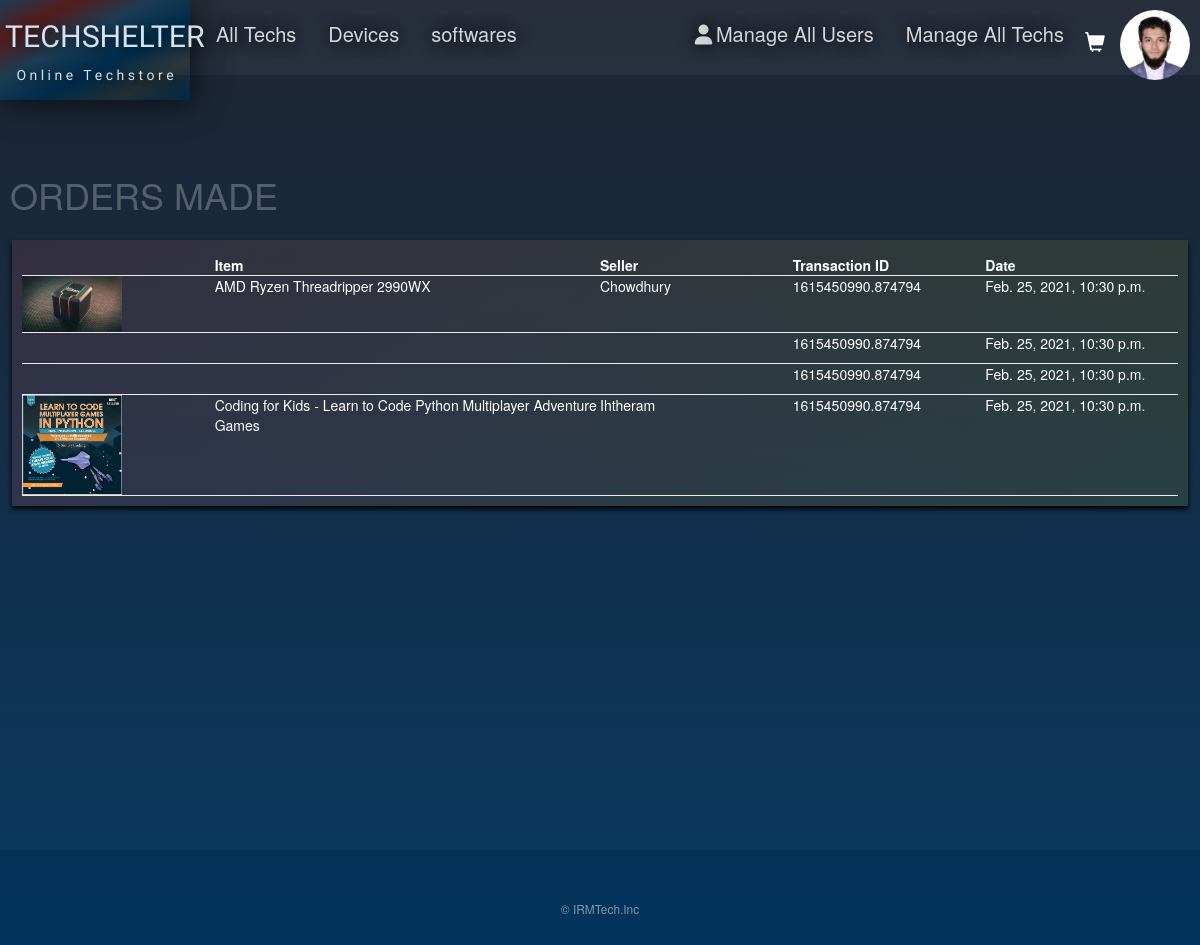
The app's page /orders/ (signed in), older data.
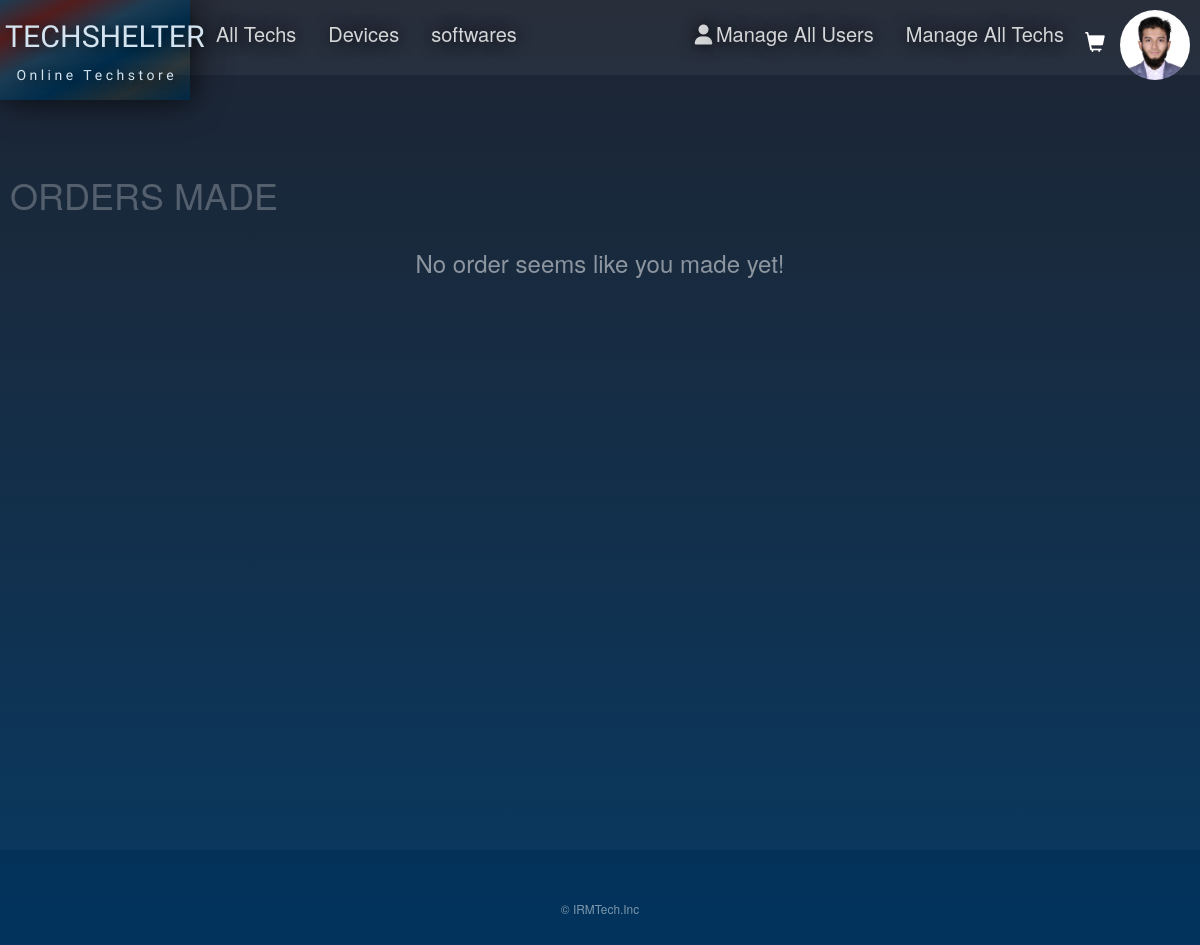
The same page, newer data.
### TechShelterApp/models.py (models this page shows, shortened)
class User(AbstractUser):
    image = models.ImageField(null=True, blank=True)
    location = models.CharField(max_length=30, blank=True)
    CUSTOMER = 'Customer'
    SELLER = 'Seller'
    USER_TYPE_CHOICES = [(CUSTOMER, 'Customer'),(SELLER, 'Seller')]
    usertype = models.CharField(max_length=8,choices=USER_TYPE_CHOICES,default=CUSTOMER)
    def __str__(self):
    	return self.username
    @property
    def imageURL(self):
    	try:
    		url = self.image.url
    	except:
    		url = 'https://ssl.gstatic.com/images/branding/product/2x/avatar_square_grey_512dp.png'
    	return url

class OrderedTech(models.Model):
	tech = models.ForeignKey(Tech, on_delete=models.CASCADE, null=True)
	order = models.ForeignKey(OrderInfo, on_delete=models.SET_NULL, null=True)
	quantity = models.IntegerField(default=0, null=True, blank=True)
	date_added = models.DateTimeField(auto_now_add=True)

class Tech(models.Model):
	seller = models.ForeignKey(User, on_delete=models.CASCADE, editable=False, null=True, blank=True)
	techname = models.CharField(max_length=200)
	price = models.FloatField()
	digital = models.BooleanField(default=False,null=True, blank=True)
	picture = models.ImageField(null=True, blank=True)
	@property
	def pictureURL(self):
		try:
			url = self.picture.url
		except:
			url = 'static/media/placeholder.png'
		return url

class OrderInfo(models.Model):
	customer = models.ForeignKey(User, on_delete=models.CASCADE, null=True, blank=True)
	date_ordered = models.DateTimeField(auto_now_add=True)
	complete = models.BooleanField(default=False)
	transaction_id = models.CharField(max_length=100, null=True)
	@property
	def get_cart_item_quantity(self):#get number of items in cart
		orderedtechs = self.orderedtech_set.all() # reverse relation with OrderedTech (get all the OrderedTech objects belong to a single OrderInfo object)
		cart_item_quantity=sum([orderedtech.quantity for orderedtech in orderedtechs])
		return cart_item_quantity

### TechShelterApp/views.py (the view, shortened to what this page needs)
# urls.py: path('orders/', views.orders, name="orders"),
def orders(request):
    if request.user.is_authenticated:
        logged_in_user = request.user
        orderinfo, created = OrderInfo.objects.get_or_create(customer=logged_in_user, complete=False)
        items = orderinfo.orderedtech_set.all()
        orderedtechs = OrderedTech.objects.all()
        orderhistory = OrderInfo.objects.filter(customer=logged_in_user, complete=True)
    context = {'logged_in_user':logged_in_user, 'items':items, 'orderedtechs':orderedtechs,'orderinfo':orderinfo, 'orderhistory':orderhistory}
    return render(request, 'TechShelterApp/orders.html',context)

### TechShelterApp/Templates/TechShelterApp/orders.html
{% extends 'TechShelterApp/main.html' %}
{% load static %}
{% block content %}
<h1 class="pagename">ORDERS MADE</h1>
{% if not orderhistory %}
<h3 style="text-align: center; color: rgba(255, 255, 255, 0.507)">No order seems like you made yet!</h1>
	{% else %}
	<div class="row" style="margin: 0px 12px; background-image: linear-gradient(to right, #fc5a5a1e, rgba(255, 230, 0, 0.096) ); box-shadow: 0px 3px 5px black;">
	<div class="col-lg-12" style="padding: 0px 0px;">
		<div class="box-element" style="color: white ;background-color: rgba(97, 171, 255, 0); box-shadow: 2px 2px 2px rgba(0, 0, 0, 0);">
			<div class="cart-row">
				<div style="flex:1"></div>
				<div style="flex:2"><strong>Item</strong></div>
				<div style="flex:1"><strong>Seller</strong></div>
				<div style="flex:1"><strong>Transaction ID</strong></div>
				<div style="flex:1"><strong>Date</strong></div>
			</div>
            {% for orderedtech in orderedtechs %}
				{% if orderedtech.order.complete and orderedtech.order.customer.username == logged_in_user.username %}
				<div class="cart-row" style="color: white;">
					<div style="flex:1"><img class="row-image" src="{{orderedtech.tech.pictureURL}}"></div>
					<div style="flex:2">
						<p>{{orderedtech.tech.techname}}</p>
					</div>
					<div style="flex:1">
						<p>{{orderedtech.tech.seller}}</p>
					</div>
					<div style="flex:1">
						<p>{{orderedtech.order.transaction_id}}</p>
    	            </div>
					<div style="flex:1">
						<p>{{orderedtech.order.date_ordered}}</p>
					</div>
            	</div>
            	{% endif %}
			{% endfor %}
		</div>
	</div>
</div>
{% endif %}
{% endblock content %}

### TechShelterApp/Templates/TechShelterApp/main.html (shortened to what this page needs)
<!DOCTYPE html>
{% load static %}
<html style="min-height: 100%;">
<head>
  <link rel="stylesheet" type="text/css" href="{% static 'css/IRMGlowDark.css' %}">
  <link href="http://cdnjs.cloudflare.com/ajax/libs/font-awesome/4.3.0/css/font-awesome.css" rel="stylesheet" type='text/css'>
  <link rel="stylesheet" href="https://cdnjs.cloudflare.com/ajax/libs/font-awesome/4.7.0/css/font-awesome.min.css">
  <link rel="stylesheet" href="https://maxcdn.bootstrapcdn.com/bootstrap/3.3.7/css/bootstrap.min.css">
</head>
<body style="min-height: 100%;">
  <div class="menubar"
    style="position: fixed; padding: 0px; width: 100%;  float: left; align-content: initial;background-color: rgba(77, 77, 77, 0);z-index: 2;">
    <div class="logo_div">
      <a class="storelink" href="{% url 'tech_shelter' %}">
        <h1 class="logotext"> TECHSHELTER <span style="padding-bottom: 5px; font-family: 'Jura'; font-size: 14px;"> O n
            l i n e &nbsp; T e c h s t o r e </span></h1>
      </a>
    </div>
    <div style="width: 100%; background-color: rgba(255, 255, 255, 0.048); z-index: 3;height: 75px;">
      <div class="menubar_div-content">
        <a class="menu_link" style="float: left; padding-left: 26px;" href="{% url 'tech_shelter' %}">All Techs</a>
        <a class="menu_link" style="float: left;" href="{% url 'devices' %}">Devices</a>
        <a class="menu_link" style="float: left;" href="{% url 'softwares' %}">softwares</a>
      </div>
      <div class="user_div">
        <div class="usermenu">
          <img onclick="usermenuFunction()" class="user" src="{{logged_in_user.imageURL}}"
            style="float: right; width: 70px; border-radius: 100px; margin: 10px;"></img>
          {% if orderinfo.get_cart_item_quantity is not 0 and request.user.is_authenticated %}
          {% if not logged_in_user.usertype == 'Seller' or logged_in_user.is_staff or logged_in_user.is_admin %}
          <a class="cart" style="float: right; text-decoration: none; margin:5px; margin-top:10px; font-size: 40px;"
            href="{% url 'cart' %}">
            <p id="cart-total">
              {{orderinfo.get_cart_item_quantity}}
              <span class="glyphicon glyphicon-shopping-cart" style="font-size: 20px;">
              </span>
            </p>
          </a>
          {% endif %}
          {% elif not request.user.is_authenticated %}
          {% elif not logged_in_user.usertype == 'Seller' or logged_in_user.is_staff or logged_in_user.is_admin %}
          <a class="cart" style="float: right; text-decoration: none; margin:5px; font-size: 40px;"
            href="{% url 'cart' %}">
                <span class="glyphicon glyphicon-shopping-cart" style="font-size: 20px;">
              </span>
          </a>
          {% endif %}
          <div id='desktop-userbuttons' class="menubar_div-content">
            {% if request.user.is_authenticated %}
              {% if logged_in_user.is_superuser %}
                <a class="menu_link" href="{% url 'users' %}"><i class="fa fa-fw fa-user"></i>Manage All Users</a>
                {% endif %}
                {% if logged_in_user.is_superuser or logged_in_user.is_staff %}
                <a class="menu_link" href="{% url 'manage_techs' %}">Manage All Techs</a>
                {% endif %}
            {% else %}
              <a class="menu_link" style="float: right;" href="{% url 'login' %}"><i class="fa fa-fw fa-user"></i>Log in</a>
              <a class="menu_link" style="float: right;" href="{% url 'signup' %}"><i class="fa fa-pencil-square-o"></i>Sign up</a>
            {% endif %}
          </div>
        </div>
      </div>
    </div>
  </div>
  <div id="block-contents" class='block-contents'>
    <br>
    {% block content %}
    {% endblock content %}
  </div>
  <footer>
    <small>
      <p>
        &copy; IRMTech.Inc
      </p>
    </small>
    <footer>
</body>
</html>

### static/css/IRMGlowDark.css (style rules this page uses)
* { box-sizing: border-box; }
body { font-family: Arial, Helvetica, sans-serif; margin:0%; background-image: linear-gradient(to bottom, #181e2b,rgb(0, 52, 95)); min-height: 1500px; }
.logo_div { background-image: linear-gradient( to bottom right, #1c3c53, #1c3c53, #002c4b,#002c4b); box-shadow: 2px 2px 20px rgba(0, 0, 0, 0.267), 2px 2px 30px rgba(0, 0, 0, 0.253), 2px 2px 40px rgba(0, 0, 0, 0.274); float: left; transition-duration: 1.2s; height: 100px; width: 190px; clear: both; overflow:visible; margin: 0px; padding:0px; text-decoration: none; text-align: center; }
.storelink { text-decoration: none; padding:0px; margin: 0px; color: rgb(211, 227, 240); text-shadow: 3px 2px 10px rgba(0, 0, 0, 0.616); transition-duration: 0.6s; }
.logotext { clear: both; font-size: 30.3px; padding-left: 5px;; padding-right: 5px;; margin: 0px; font-family: 'Iceland'; }
.cart { text-decoration: none; background-color: rgba(255, 255, 255, 0); float: right; font-size: 25px; color: white; overflow: visible; }
.menubar_div-content { position: relative; float: left; width: 40%; display: none; color: white; z-index: 1; height: 100%; width:fit-content }
.menubar_div-content a { color: rgba(255, 255, 255, 0.815); padding: 20px 16px; text-decoration: none; display: block; }
.menu_link { height: 100%; text-decoration: none; text-shadow: 0px 0px 16px rgb(0, 0, 0); float: left; font-size: 20px; overflow: hidden; text-align: center; color:rgb(255, 255, 255); }
.user_div { background-color:rgba(0, 0, 255, 0); width: fit-content; float: right; }
h1,h2,h3,h4,h5,h6 { color:hsl(0, 0%, 30%); }
.usermenu { display: block; width: fit-content; text-align: right; }
.pagename { padding-left:10px; padding-bottom: 15px; color:rgba(255, 255, 255, 0.26); }
.block-contents { width:100%; padding-top: auto; padding-bottom:50px; background-color: rgba(255, 255, 255, 0.027); min-height: 850px; }
footer { clear: both; position: relative; padding-top: 50px; margin: 0 0; text-align: center; background-color: rgba(255, 0, 0, 0); color: rgba(255, 255, 255, 0.493); }
@media (min-width: 921px) { .menubar_div-content, .menu_link, .menu_link:hover { display: block; } }
@media (min-width: 921px) { .block-contents { padding-top:135px; } }
@media (min-width: 921px) { .logotext { padding-top: 20px; } }

Row changes from the older to the newer data that the page shows:
removed OrderedTech: tech.pictureURL (picture), tech.techname "AMD Ryzen Threadripper 2990WX", tech.seller "Chowdhury", order.transaction_id "1615450990.874794", order.date_ordered "Feb. 25, 2021, 10:30 p.m."
removed OrderedTech: order.transaction_id "1615450990.874794", order.date_ordered "Feb. 25, 2021, 10:30 p.m."
removed OrderedTech: order.transaction_id "1615450990.874794", order.date_ordered "Feb. 25, 2021, 10:30 p.m."
removed OrderedTech: tech.pictureURL (picture), tech.techname "Coding for Kids - Learn to Code Python Multiplayer Adventure Games", tech.seller "Ihtheram", order.transaction_id "1615450990.874794", order.date_ordered "Feb. 25, 2021, 10:30 p.m."
Text that changed along with them:
text no longer shown: "Item Seller Transaction ID Date"
text now shown: "No order seems like you made yet!"
